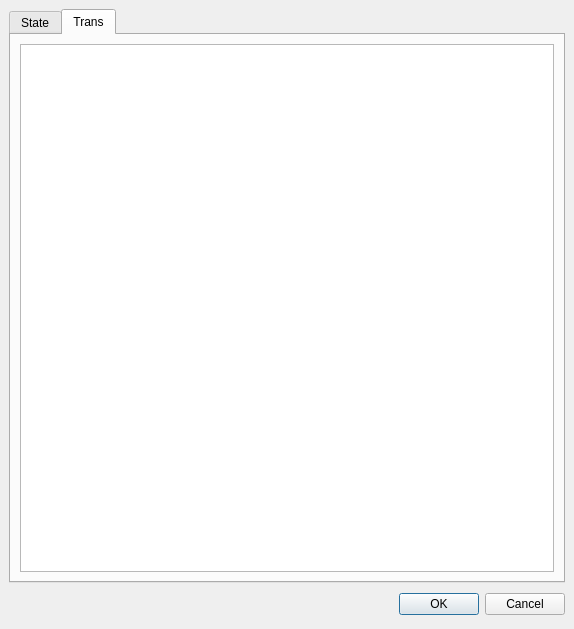
<ui version="4.0" >
 <author>Frank Lemke</author>
 <comment></comment>
 <exportmacro></exportmacro>
 <class>Tables</class>
 <widget class="QDialog" name="Tables" >
  <property name="geometry" >
   <rect>
    <x>0</x>
    <y>0</y>
    <width>574</width>
    <height>629</height>
   </rect>
  </property>
  <property name="windowTitle" >
   <string>Tables</string>
  </property>
  <layout class="QVBoxLayout" >
   <property name="margin" >
    <number>9</number>
   </property>
   <property name="spacing" >
    <number>6</number>
   </property>
   <item>
    <widget class="QTabWidget" name="Tabletab" >
     <property name="enabled" >
      <bool>true</bool>
     </property>
     <property name="minimumSize" >
      <size>
       <width>556</width>
       <height>20</height>
      </size>
     </property>
     <property name="currentIndex" >
      <number>1</number>
     </property>
     <widget class="QWidget" name="Statetab" >
      <attribute name="title" >
       <string>State</string>
      </attribute>
      <layout class="QVBoxLayout" >
       <property name="margin" >
        <number>9</number>
       </property>
       <property name="spacing" >
        <number>6</number>
       </property>
       <item>
        <widget class="TableState" name="StateView" />
       </item>
      </layout>
     </widget>
     <widget class="QWidget" name="Transtab" >
      <attribute name="title" >
       <string>Trans</string>
      </attribute>
      <layout class="QVBoxLayout" >
       <property name="margin" >
        <number>9</number>
       </property>
       <property name="spacing" >
        <number>6</number>
       </property>
       <item>
        <widget class="TableTrans" name="TransitionView" />
       </item>
      </layout>
     </widget>
    </widget>
   </item>
   <item>
    <layout class="QHBoxLayout" >
     <property name="margin" >
      <number>0</number>
     </property>
     <property name="spacing" >
      <number>6</number>
     </property>
     <item>
      <spacer>
       <property name="orientation" >
        <enum>Qt::Horizontal</enum>
       </property>
       <property name="sizeHint" >
        <size>
         <width>131</width>
         <height>31</height>
        </size>
       </property>
      </spacer>
     </item>
     <item>
      <widget class="QPushButton" name="okButton" >
       <property name="text" >
        <string>OK</string>
       </property>
      </widget>
     </item>
     <item>
      <widget class="QPushButton" name="cancelButton" >
       <property name="text" >
        <string>Cancel</string>
       </property>
      </widget>
     </item>
    </layout>
   </item>
  </layout>
 </widget>
 <pixmapfunction></pixmapfunction>
 <customwidgets>
  <customwidget>
   <class>TableState</class>
   <extends>QTreeView</extends>
   <header>tablestate.h</header>
   <container>0</container>
   <pixmap></pixmap>
  </customwidget>
  <customwidget>
   <class>TableTrans</class>
   <extends>QTreeView</extends>
   <header>tabletrans.h</header>
   <container>0</container>
   <pixmap></pixmap>
  </customwidget>
 </customwidgets>
 <resources/>
 <connections>
  <connection>
   <sender>okButton</sender>
   <signal>clicked()</signal>
   <receiver>Tables</receiver>
   <slot>accept()</slot>
   <hints>
    <hint type="sourcelabel" >
     <x>278</x>
     <y>253</y>
    </hint>
    <hint type="destinationlabel" >
     <x>96</x>
     <y>254</y>
    </hint>
   </hints>
  </connection>
  <connection>
   <sender>cancelButton</sender>
   <signal>clicked()</signal>
   <receiver>Tables</receiver>
   <slot>reject()</slot>
   <hints>
    <hint type="sourcelabel" >
     <x>369</x>
     <y>253</y>
    </hint>
    <hint type="destinationlabel" >
     <x>179</x>
     <y>282</y>
    </hint>
   </hints>
  </connection>
 </connections>
</ui>
